Frame 1 (no input): blank canvas, image omitted
Frame 60 (the mouse pressed at the canvas centre just before this capture): blank canvas, image omitted
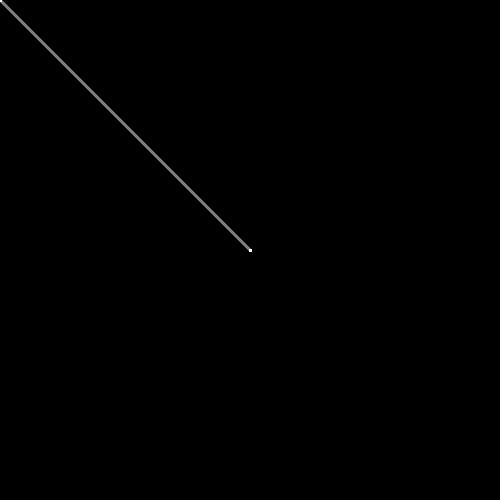
Frame 120 (the mouse held since frame 60 and released just before this capture)

The Processing sketch whose frames 1 and 60 were blank and that drew this single picture after the mouse press (run headless with seeded random() and noise(); from frame 60 on, the mouse is pressed at the canvas centre):

// Processing sketch: RecordTraces01
// ── RecordTraces01.pde
float posX, posY; //starting positions

void setup(){
  size(500, 500);
  background(0);
  posX = width/2; //start points
  posY = height/2;
}

void draw(){
  // new inputs
  float x = mouseX;
  float y = mouseY;
  
  if (frameCount > 10) {
    // draw line
    stroke(255, 128);
    strokeWeight(3);
    line(x, y, posX, posY);
  }
  
/*extra
    // calculate distance between current and previous values
    float dx = dist(x, y, posX, posY);

    // represent distance in circle size
    // map this into more useful numbers
    float diam = map(dx, 0, 500, 0, 100);
    noFill();
    strokeWeight(1);
    stroke(255, 0, 0);
    ellipse(x, y, diam, diam);
  }
  */
  
  // remember previous values
  posX = x;
  posY = y;

}
